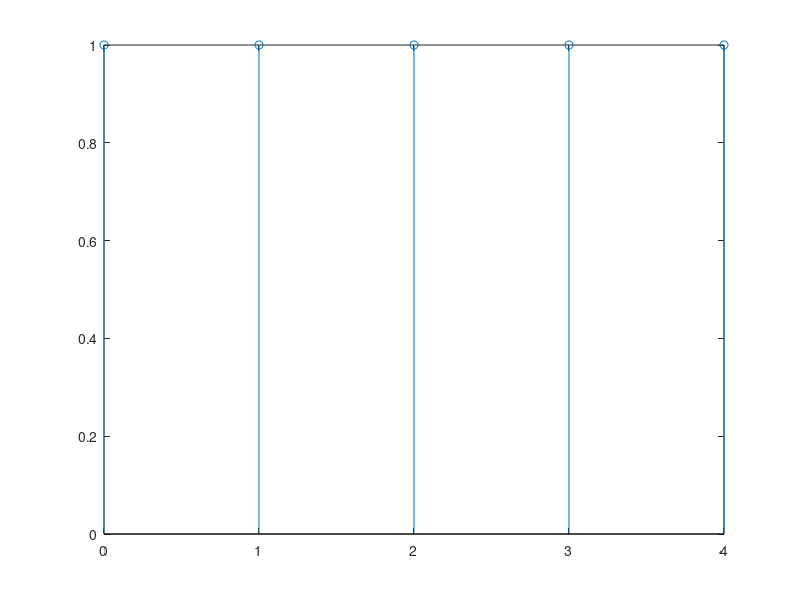

Source code (MATLAB):
clc;
clear all;
close all;

N = input('Enter the numerator co-efficients: ');
D = input('Enter the denominator co-efficients: ');
S = input('Enter the number of samples: ');

u =  ones(1, S);

h = filter(N,D,u);

disp('Impulse response of second order diff eqn:');
disp(h);

n = 0:1:S-1;
figure('Name', '');
xlabel('Sampling time');
ylabel('Amplitude');
title('Impulse response of second order diff eqn');
stem(n,h);